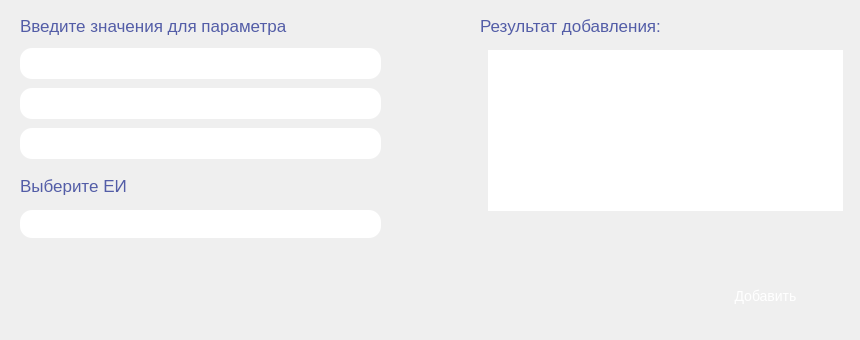
      <widget class="QWidget" name="page_19">
       <widget class="QPushButton" name="pushButton_19_add">
        <property name="geometry">
         <rect>
          <x>680</x>
          <y>260</y>
          <width>171</width>
          <height>71</height>
         </rect>
        </property>
        <property name="styleSheet">
         <string notr="true">QPushButton {
	background-color: qlineargradient(x1:0, y1:0, x2:1, y2:1, 
    								stop:0 rgba(88, 205, 174, 1), 
    								stop:1 rgba(63, 148, 108, 1));
    color: white;
    text-align: center;
    text-decoration: none;
    font-size: 14px;
    border-radius: 12px;
}

QPushButton:pressed {
	background-color: qlineargradient(x1:0, y1:0, x2:1, y2:1, 
    								stop:0 rgba(88, 205, 174, 0.5), 
    								stop:1 rgba(63, 148, 108, 0.5));
}</string>
        </property>
        <property name="text">
         <string>Добавить</string>
        </property>
       </widget>
       <widget class="QTextEdit" name="textEdit_19_result">
        <property name="geometry">
         <rect>
          <x>480</x>
          <y>50</y>
          <width>371</width>
          <height>161</height>
         </rect>
        </property>
        <property name="styleSheet">
         <string notr="true">QTextEdit {
	border: 2px #FFF4E8;
    padding: 0 8px;
    border-radius: 12px;
    background: qlineargradient(x1:0, y1:0, x2:1, y2:1, 
    								stop:0 rgba(88, 205, 174, 1), 
    								stop:1 rgba(63, 148, 108, 1));
	color: white;
    font-size: 14px;
}</string>
        </property>
        <property name="placeholderText">
         <string>Здесь будет информация о </string>
        </property>
       </widget>
       <widget class="QLabel" name="label_19_result">
        <property name="geometry">
         <rect>
          <x>480</x>
          <y>10</y>
          <width>281</width>
          <height>31</height>
         </rect>
        </property>
        <property name="styleSheet">
         <string notr="true">QLabel {
	color: rgba(83, 93, 167, 1);
    font-size: 17px;
}</string>
        </property>
        <property name="text">
         <string>Результат добавления:</string>
        </property>
       </widget>
       <widget class="QLineEdit" name="lineEdit_19_name">
        <property name="geometry">
         <rect>
          <x>20</x>
          <y>48</y>
          <width>361</width>
          <height>31</height>
         </rect>
        </property>
        <property name="styleSheet">
         <string notr="true">QLineEdit {
	border: 2px #FFE5CC;
    border-radius: 12px;
	padding: 0 8px;
    background: qlineargradient(x1:0, y1:0, x2:1, y2:0, 
    												stop:0 rgba(193, 95, 251, 1), 
													stop:0.6 rgba(97, 115, 241, 0.7),
    												stop:1 rgba(94, 131, 239, 0.7));
	selection-background-color: darkgray;
    font-size: 14px;
	color: rgba(255, 255, 255,1);
}</string>
        </property>
        <property name="placeholderText">
         <string>Полное название</string>
        </property>
       </widget>
       <widget class="QLabel" name="label_19_data">
        <property name="geometry">
         <rect>
          <x>20</x>
          <y>10</y>
          <width>361</width>
          <height>31</height>
         </rect>
        </property>
        <property name="styleSheet">
         <string notr="true">QLabel {
	color: rgba(83, 93, 167, 1);
    font-size: 17px;
}</string>
        </property>
        <property name="text">
         <string>Введите значения для параметра</string>
        </property>
       </widget>
       <widget class="QLineEdit" name="lineEdit_19_shortName">
        <property name="geometry">
         <rect>
          <x>20</x>
          <y>88</y>
          <width>361</width>
          <height>31</height>
         </rect>
        </property>
        <property name="styleSheet">
         <string notr="true">QLineEdit {
	border: 2px #FFE5CC;
    border-radius: 12px;
	padding: 0 8px;
    background: qlineargradient(x1:0, y1:0, x2:1, y2:0, 
    												stop:0 rgba(193, 95, 251, 1), 
													stop:0.6 rgba(97, 115, 241, 0.7),
    												stop:1 rgba(94, 131, 239, 0.7));
	selection-background-color: darkgray;
    font-size: 14px;
	color: rgba(255, 255, 255,1);
}</string>
        </property>
        <property name="placeholderText">
         <string>Сокращенное название</string>
        </property>
       </widget>
       <widget class="QLineEdit" name="lineEdit_19_type">
        <property name="geometry">
         <rect>
          <x>20</x>
          <y>128</y>
          <width>361</width>
          <height>31</height>
         </rect>
        </property>
        <property name="styleSheet">
         <string notr="true">QLineEdit {
	border: 2px #FFE5CC;
    border-radius: 12px;
	padding: 0 8px;
    background: qlineargradient(x1:0, y1:0, x2:1, y2:0, 
    												stop:0 rgba(193, 95, 251, 1), 
													stop:0.6 rgba(97, 115, 241, 0.7),
    												stop:1 rgba(94, 131, 239, 0.7));
	selection-background-color: darkgray;
    font-size: 14px;
	color: rgba(255, 255, 255,1);
}</string>
        </property>
        <property name="placeholderText">
         <string>ИД типа параметра</string>
        </property>
       </widget>
       <widget class="QComboBox" name="comboBox_19_idEI">
        <property name="geometry">
         <rect>
          <x>20</x>
          <y>210</y>
          <width>361</width>
          <height>28</height>
         </rect>
        </property>
        <property name="styleSheet">
         <string notr="true">QComboBox {
	border: 2px #FFE5CC;
    border-radius: 12px;
	padding: 0 8px;
    background: qlineargradient(x1:0, y1:0, x2:1, y2:0, 
    												stop:0 rgba(193, 95, 251, 1), 
													stop:0.6 rgba(97, 115, 241, 0.7),
    												stop:1 rgba(94, 131, 239, 0.7));
    font-size: 14px;
	color: rgba(255, 255, 255,1);
}

QComboBox:!editable, QComboBox::drop-down:editable {
    background: qlineargradient(x1:0, y1:0, x2:1, y2:0, 
    												stop:0 rgba(193, 95, 251, 1), 
													stop:0.6 rgba(97, 115, 241, 0.7),
    												stop:1 rgba(94, 131, 239, 0.7));
}

QComboBox:!editable:on, QComboBox::drop-down:editable:on {
     background: qlineargradient(x1:0, y1:0, x2:1, y2:0, 
    												stop:0 rgba(193, 95, 251, 1), 
													stop:0.6 rgba(97, 115, 241, 0.7),
    												stop:1 rgba(94, 131, 239, 0.7));
}

QComboBox::drop-down {
	subcontrol-origin: padding;
    subcontrol-position: top right;
    border-top-right-radius: 12px;
    border-bottom-right-radius: 12px;
    border-top-left-radius: 12px; 
    border-bottom-left-radius: 12px;
}


QComboBox QAbstractItemView {
    background: qlineargradient(x1:0, y1:0, x2:1, y2:0, 
    												stop:0 rgba(193, 95, 251, 1), 
													stop:0.6 rgba(97, 115, 241, 0.7),
    												stop:1 rgba(94, 131, 239, 0.7));
    color: rgb(255, 255, 255);
	border: 1px #FFE5CC;
}</string>
        </property>
        <property name="placeholderText">
         <string/>
        </property>
       </widget>
       <widget class="QLabel" name="label_19_idEI">
        <property name="geometry">
         <rect>
          <x>20</x>
          <y>170</y>
          <width>351</width>
          <height>31</height>
         </rect>
        </property>
        <property name="styleSheet">
         <string notr="true">QLabel {
	color: rgba(83, 93, 167, 1);
    font-size: 17px;
}</string>
        </property>
        <property name="text">
         <string>Выберите ЕИ</string>
        </property>
       </widget>
      </widget>
